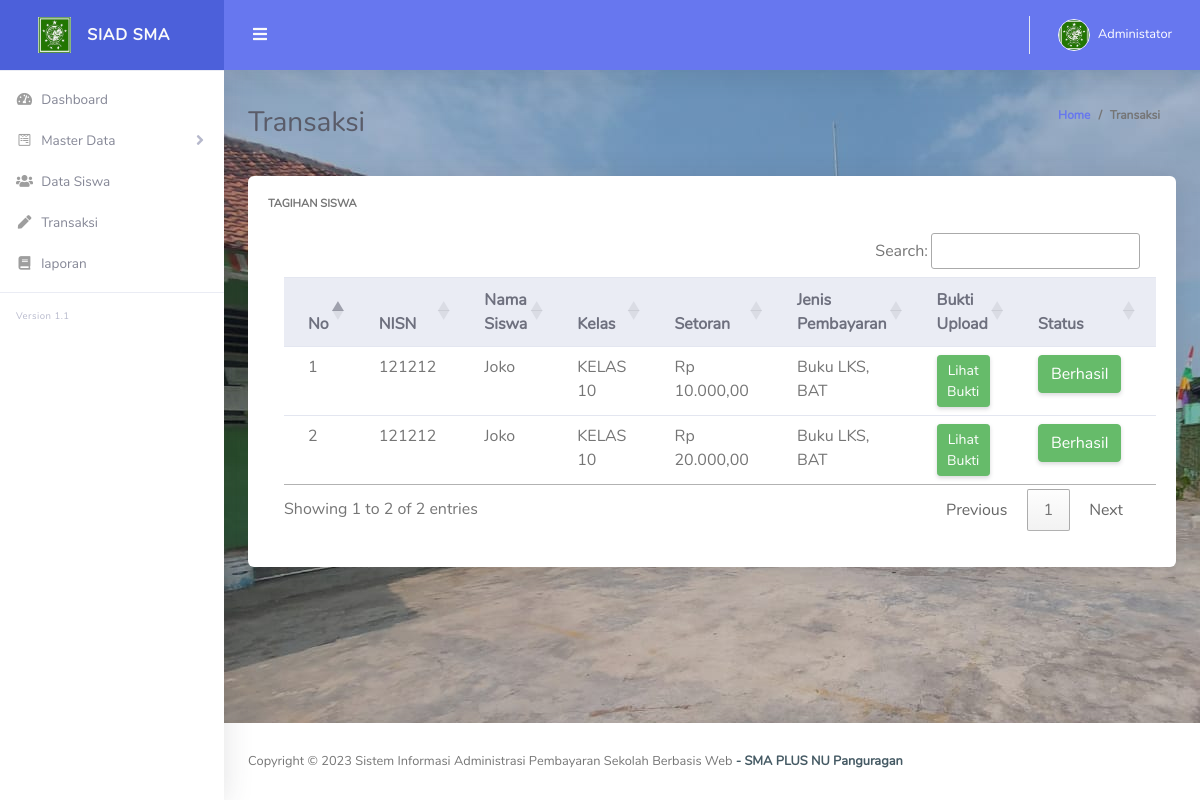
/index.php/transaksi, run on the app's committed database.
### tables this page shows
CREATE TABLE `tb_pembayaran`  (
  `id` int(11) NOT NULL AUTO_INCREMENT,
  `siswa_id` int(11) NOT NULL,
  `bukti_id` int(11) NULL DEFAULT NULL,
  `nisn` varchar(100) NOT NULL,
  `nama` varchar(225) NOT NULL,
  `kelas` varchar(100) NOT NULL,
  `tanggal` date NOT NULL,
  `setoran` varchar(100) NOT NULL,
  `biaya` varchar(100) NOT NULL,
  `status` tinyint(1) NOT NULL DEFAULT 0,
  PRIMARY KEY (`id`) USING BTREE,
  INDEX `tb_pembayaran_siswa_id`(`siswa_id`) USING BTREE,
  CONSTRAINT `tb_pembayaran_siswa_id` FOREIGN KEY (`siswa_id`) REFERENCES `tb_siswa` (`id`) ON DELETE RESTRICT ON UPDATE RESTRICT
);

### application/controllers/Transaksi.php (called while the page is built, shortened)
<?php
class Transaksi extends CI_Controller {
    public function __construct()
    {
        $this->load->model('Siswa_model');
        $this->load->model('Kelas_model');
        $this->load->model('Bukti_model');
        $this->load->model('M_global_model');
        $this->load->model('Transaksi_model');
    }
    public function index()
    {
        $judul = 'Transaksi';
        $data['title']  = 'SIAD SMA Pangurugan';
        $pembayaran = $this->Transaksi_model->ambil_data_pembayaran(0);
		$this->load->view('template/header',$data);
		$this->load->view('template/sidebar');
        $this->load->view('template/topbar');
        $this->load->view('admin/transaksi', compact('pembayaran', 'judul'));
        $this->load->view('template/footer');
    }
}

### index.php (called while the page is built, shortened)
<?php
require_once BASEPATH.'core/CodeIgniter.php';

### application/models/Transaksi_model.php (called while the page is built, shortened)
<?php
class Transaksi_model extends CI_Model
{
    function ambil_data_pembayaran($id)
    {
        if ($id == 0) {
            $this->db->where('bukti_id IS NOT NULL');
        } else {
            $this->db->where('siswa_id', $id);
        }
        $this->db->order_by('tanggal', 'DESC');
        $this->db->order_by('id', 'DESC');
        $query = $this->db->get('tb_pembayaran');
        return $query->result();
    }
}

### application/helpers/rupiah_helper.php (called while the page is built, shortened)
<?php
function rupiah($angka){
	$hasil_rupiah = "Rp " . number_format($angka,2,',','.');
	return $hasil_rupiah;
}

### application/views/admin/transaksi.php (the view, shortened to what this page needs)
<div class="container-fluid" id="container-wrapper">
  <div class="d-sm-flex align-items-center justify-content-between mb-4">
    <h1 class="h3 mb-0 text-gray-800"><?= $judul; ?></h1>
    <ol class="breadcrumb">
      <li class="breadcrumb-item"><a href="./">Home</a></li>
      <li class="breadcrumb-item active" aria-current="page"><?= $judul; ?></li>
    </ol>
  </div>
  <div class="row mb-3">
    <div class="col-xl-12 col-md-5 mb-4">
      <div class="card h-100">
        <div class="card-body">
          <div class="row align-items-center">
            <div class="col mr-2">
              <div class="text-xs font-weight-bold text-uppercase mb-1">Tagihan Siswa</div>
              <div class="table-responsive p-3">
                <table class="table align-items-center table-flush" id="dataTable">
                  <thead class="thead-light">
                    <tr>
                      <th>No</th>
                      <th>NISN</th>
                      <th>Nama Siswa</th>
                      <th>Kelas</th>
                      <th>Setoran</th>
                      <th>Jenis Pembayaran</th>
                      <th>Bukti Upload</th>
                      <th>Status</th>
                      <th>Aksi</th>
                    </tr>
                  </thead>
                  <tbody>
                    <tr>
                      <?php
                      $no = 0;
                      foreach ($pembayaran as $value) {
                        $no++
                      ?>
                        <td><?php echo $no; ?></td>
                        <td><?php echo $value->nisn; ?></td>
                        <td><?php echo $value->nama; ?></td>
                        <td><?php echo $value->kelas; ?></td>
                        <td><?php echo rupiah(@$value->setoran ?? 0); ?></td>
                        <td>Buku LKS, BAT</td>
                        <td>
                          <a href="<?php echo base_url('/Transaksi/bukti') ?>/<?php echo $value->id ?>" data-toggle="tooltip" data-placement="bottom" class="btn btn-success btn-sm">
                            Lihat Bukti
                          </a>
                        </td>
                        <td><?= $value->status ? '<button class="btn btn-success">Berhasil</button>' : '<button class="btn btn-warning">Tunggu Konfirmasi</button>' ?></td>
                        <td>
                        </td>
                    </tr>
                  <?php
                      }
                  ?>
                  </tbody>
                </table>
              </div>
            </div>
          </div>
        </div>
      </div>
    </div>
  </div>
</div>
</div>

### data on the page
tb_pembayaran: nisn "121212", nama "Joko", kelas "KELAS 10", setoran "Rp 10.000,00", status "Berhasil"
tb_pembayaran: nisn "121212", nama "Joko", kelas "KELAS 10", setoran "Rp 20.000,00", status "Berhasil"

### other printed values
$judul "Transaksi"
